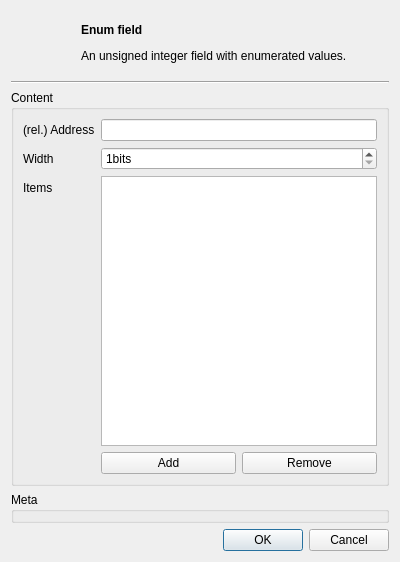
<?xml version="1.0" encoding="UTF-8"?>
<ui version="4.0">
 <class>EnumFieldDialog</class>
 <widget class="QDialog" name="EnumFieldDialog">
  <property name="geometry">
   <rect>
    <x>0</x>
    <y>0</y>
    <width>400</width>
    <height>562</height>
   </rect>
  </property>
  <property name="windowTitle">
   <string>Dialog</string>
  </property>
  <layout class="QVBoxLayout" name="verticalLayout_2">
   <item>
    <layout class="QHBoxLayout" name="horizontalLayout">
     <item>
      <widget class="QLabel" name="iconLabel">
       <property name="sizePolicy">
        <sizepolicy hsizetype="Minimum" vsizetype="Preferred">
         <horstretch>0</horstretch>
         <verstretch>0</verstretch>
        </sizepolicy>
       </property>
       <property name="minimumSize">
        <size>
         <width>64</width>
         <height>64</height>
        </size>
       </property>
      </widget>
     </item>
     <item>
      <widget class="QLabel" name="label_2">
       <property name="sizePolicy">
        <sizepolicy hsizetype="MinimumExpanding" vsizetype="Preferred">
         <horstretch>0</horstretch>
         <verstretch>0</verstretch>
        </sizepolicy>
       </property>
       <property name="text">
        <string>&lt;h4&gt;Enum field&lt;/h4&gt;
&lt;p&gt;An unsigned integer field with enumerated values.&lt;/p&gt;</string>
       </property>
      </widget>
     </item>
    </layout>
   </item>
   <item>
    <widget class="Line" name="line">
     <property name="orientation">
      <enum>Qt::Horizontal</enum>
     </property>
    </widget>
   </item>
   <item>
    <widget class="QGroupBox" name="groupBox">
     <property name="title">
      <string>Content</string>
     </property>
     <layout class="QFormLayout" name="formLayout">
      <item row="0" column="0">
       <widget class="QLabel" name="label_3">
        <property name="text">
         <string>(rel.) Address</string>
        </property>
       </widget>
      </item>
      <item row="0" column="1">
       <widget class="QLineEdit" name="address"/>
      </item>
      <item row="2" column="0">
       <widget class="QLabel" name="label_4">
        <property name="text">
         <string>Items</string>
        </property>
       </widget>
      </item>
      <item row="2" column="1">
       <layout class="QVBoxLayout" name="verticalLayout_3">
        <item>
         <widget class="QTableView" name="items"/>
        </item>
        <item>
         <layout class="QHBoxLayout" name="horizontalLayout_3">
          <item>
           <widget class="QPushButton" name="addItem">
            <property name="text">
             <string>Add</string>
            </property>
           </widget>
          </item>
          <item>
           <widget class="QPushButton" name="deleteItem">
            <property name="text">
             <string>Remove</string>
            </property>
           </widget>
          </item>
         </layout>
        </item>
       </layout>
      </item>
      <item row="1" column="0">
       <widget class="QLabel" name="label_5">
        <property name="text">
         <string>Width</string>
        </property>
       </widget>
      </item>
      <item row="1" column="1">
       <widget class="QSpinBox" name="width">
        <property name="suffix">
         <string>bits</string>
        </property>
        <property name="minimum">
         <number>1</number>
        </property>
        <property name="maximum">
         <number>128</number>
        </property>
       </widget>
      </item>
     </layout>
    </widget>
   </item>
   <item>
    <widget class="QGroupBox" name="groupBox_2">
     <property name="title">
      <string>Meta</string>
     </property>
     <layout class="QVBoxLayout" name="verticalLayout">
      <property name="spacing">
       <number>0</number>
      </property>
      <property name="leftMargin">
       <number>0</number>
      </property>
      <property name="topMargin">
       <number>0</number>
      </property>
      <property name="rightMargin">
       <number>0</number>
      </property>
      <property name="bottomMargin">
       <number>0</number>
      </property>
      <item>
       <widget class="PatternMetaEditor" name="metaEdit" native="true"/>
      </item>
     </layout>
    </widget>
   </item>
   <item>
    <widget class="QDialogButtonBox" name="buttonBox">
     <property name="orientation">
      <enum>Qt::Horizontal</enum>
     </property>
     <property name="standardButtons">
      <set>QDialogButtonBox::Cancel|QDialogButtonBox::Ok</set>
     </property>
    </widget>
   </item>
  </layout>
 </widget>
 <customwidgets>
  <customwidget>
   <class>PatternMetaEditor</class>
   <extends>QWidget</extends>
   <header>patternmetaeditor.hh</header>
   <container>1</container>
  </customwidget>
 </customwidgets>
 <resources/>
 <connections>
  <connection>
   <sender>buttonBox</sender>
   <signal>accepted()</signal>
   <receiver>EnumFieldDialog</receiver>
   <slot>accept()</slot>
   <hints>
    <hint type="sourcelabel">
     <x>248</x>
     <y>254</y>
    </hint>
    <hint type="destinationlabel">
     <x>157</x>
     <y>274</y>
    </hint>
   </hints>
  </connection>
  <connection>
   <sender>buttonBox</sender>
   <signal>rejected()</signal>
   <receiver>EnumFieldDialog</receiver>
   <slot>reject()</slot>
   <hints>
    <hint type="sourcelabel">
     <x>316</x>
     <y>260</y>
    </hint>
    <hint type="destinationlabel">
     <x>286</x>
     <y>274</y>
    </hint>
   </hints>
  </connection>
 </connections>
</ui>
